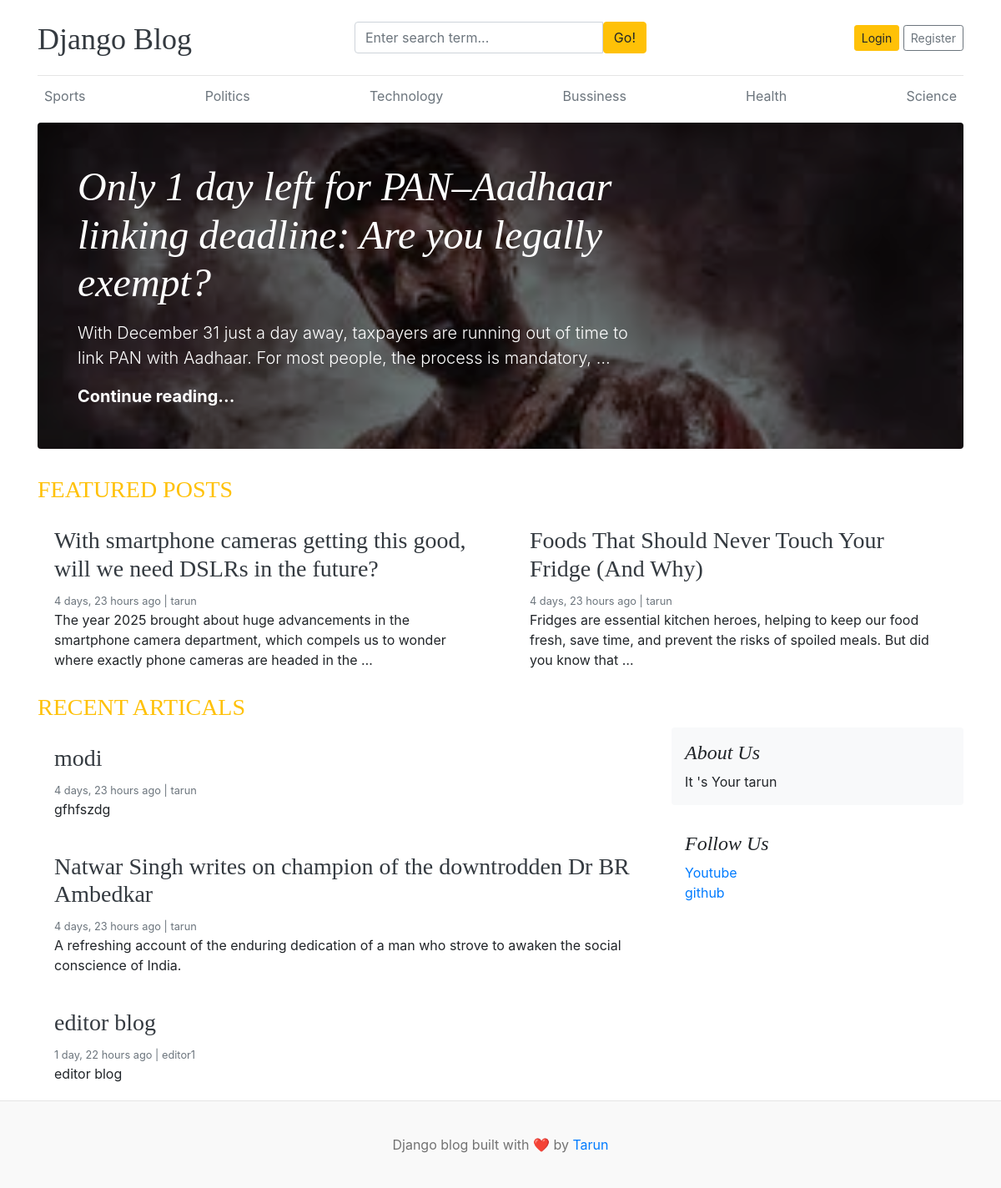
The page / on the database its author committed.
### blogs/models.py (models this page shows, shortened)
class Category(models.Model):
    category_name=models.CharField(max_length=100,unique=True)
    created_at=models.DateTimeField(auto_now_add=True)
    updated_at=models.DateTimeField(auto_now=True)
    class Meta:
        verbose_name_plural='categories'

class Blog(models.Model):
    title=models.CharField(max_length=100)
    slug=models.SlugField(max_length=100,unique=True,blank=True)
    category=models.ForeignKey(Category,on_delete=models.CASCADE)
    author=models.ForeignKey(User,on_delete=models.CASCADE)
    featured_image=models.ImageField(upload_to='uploads/%Y/%m/%d')
    short_description=models.TextField(max_length=500)
    blog_body=models.TextField(max_length=2000)
    status=models.CharField(max_length=100,choices=STATUS_CHOICES,default="Draft")
    is_featured=models.BooleanField(default=False)
    created_at=models.DateTimeField(auto_now_add=True)
    updated_at=models.DateTimeField(auto_now=True)

### assignments/models.py (models this page shows, shortened)
class About(models.Model):
    about_heading=models.CharField(max_length=25)
    about_description=models.CharField(max_length=100)
    created_at=models.DateTimeField(auto_now_add=True)
    updated_at=models.DateTimeField(auto_now=True)
    class Meta:
        verbose_name_plural='About'

class SocialLinks(models.Model):
    platform_name=models.CharField(max_length=25)
    platform_link=models.URLField(max_length=100)
    created_at=models.DateTimeField(auto_now_add=True)
    updated_at=models.DateTimeField(auto_now=True)

### blog_main/views.py (the view)
# urls.py: path('',views.home,name='home'),
def home(request):
    featured_posts=Blog.objects.filter(is_featured=True,status='Published')
    posts=Blog.objects.filter(is_featured=False,status='Published')
    try:
        about=About.objects.get()
    except:
        about=None
    context={
        'featured_posts':featured_posts,
        'posts':posts,
        'about':about,
    }
    return render(request,'home.html',context)

### blogs/context_processors.py (called while the page is built)
def get_categories(request):
    categories=Category.objects.all()
    return dict(categories=categories)

def get_social_links(request):
    social_links=SocialLinks.objects.all()
    return dict(social_links=social_links)

### templates/home.html
{% extends 'base.html' %}
{% block start %}
    {% for post in featured_posts %}
      {% if forloop.first %}
      <div class="jumbotron p-3 p-md-5 text-white rounded bg-dark" style="background-image: url({{post.featured_image.url}});background-blend-mode: overlay;background-size:cover;">
          <div class="col-md-8 px-0">
            <h1 class="display-4 font-italic">{{post.title}}</h1>
            <p class="lead my-3">{{post.short_description | truncatewords:25 }}</p>
            <p class="lead mb-0"><a href="{% url 'blogs' post.slug %}" class="text-white font-weight-bold">Continue reading...</a></p>
          </div>
      </div>
      {% endif %}
    {% endfor %}
  <h3 class="text-uppercase text-warning">FEATURED POSTS</h3>
  <div class="row mb-2">
    {% for post in featured_posts %}
    {% if not forloop.first %}
    <div class="col-md-6">
      <div class="card border-0" >
        <div class="card-body">
          <h3><a href="{% url 'blogs' post.slug %}" class="text-dark">{{post.title}}</a></h3>
          <small class="mb-1 text-muted">{{post.created_at | timesince }} ago | {{post.author}}</small>
          <p class="card-text">{{post.short_description | truncatewords:25 }}</p>
        </div>
      </div>
    </div>
    {% endif %}
    {% endfor %}
  </div>
   <h3 class="text-uppercase text-warning">RECENT ARTICALS</h3>
  <main role="main" class="container p-0">
    <div class="row">
      <div class="col-md-8 blog-main">
        {% for post in posts%}
        <div class="card border-0" >
          <div class="card-body">
            <h3><a href="{% url 'blogs' post.slug %}" class="text-dark">{{post.title}}</a></h3>
            <small class="mb-1 text-muted">{{post.created_at | timesince }} ago | {{post.author}}</small>
            <p class="card-text">{{post.short_description | truncatewords:25 }}</p>
          </div>
        </div>
        {% endfor %}
      </div>
      <aside class="col-md-4 blog-sidebar">
        <div class="p-3 mb-3 bg-light rounded">
          <h4 class="font-italic">{{about.about_heading}}</h4>
          <p class="mb-0">{{about.about_description}}</p>
        </div>
        {% if social_links %}
        <div class="p-3">
          <h4 class="font-italic">Follow Us</h4>
          <ol class="list-unstyled">
            {% for link in social_links %}
            <li><a href="{{link.platform_link}}" target="_blank">{{link.platform_name}}</a></li>
            {% endfor %}
          </ol>
        </div>
        {% endif %}
      </aside>
    </div>
  </main>
</div>
{% endblock %}

### templates/base.html (shortened to what this page needs)
{% load static %}
<!DOCTYPE html>
<html lang="en">
<head>
    <link href="https://getbootstrap.com/docs/4.0/dist/css/bootstrap.min.css" rel="stylesheet">
    <link href="{%static 'css/blog.css' %}" rel="stylesheet">
    <link rel="stylesheet" href="https://cdnjs.cloudflare.com/ajax/libs/font-awesome/6.0.0/css/all.min.css" />
  </head>
<body>
    <div class="container">
      <header class="blog-header py-3">
        <div class="row flex-nowrap justify-content-between align-items-center">
          <div class="col-4 pt-1">
            <a class="blog-header-logo text-dark" href="/">Django Blog</a>
          </div>
          <div class="col-4">
            <form action="{% url 'search' %}" method="get">
               <div class="input-group">
                      <input class="form-control" name="keyword" type="text" placeholder="Enter search term..." aria-label="Enter search term..." aria-describedby="button-search" />
                      <button class="btn btn-warning" id="button-search" type="submit">Go!</button>
              </div>
            </form>
          </div>
          <div class="col-4 d-flex justify-content-end align-items-center">
            {% if not user.is_authenticated %}
            <a class="btn btn-sm btn-warning" href="{% url 'login' %}">Login</a> &nbsp;
            <a class="btn btn-sm btn-outline-secondary" href="{% url 'register' %}">Register</a>
            {% endif %}
          </div>
        </div>
      </header>
      <div class="nav-scroller py-1 mb-2">
        <nav class="nav d-flex justify-content-between">
          {% for cat in categories %}
            <a class="p-2 text-muted" href="{% url 'posts_by_category' cat.id %}">{{cat.category_name}}</a>
          {% endfor %}
        </nav>
      </div>
{% block start %}
{% endblock %}
<footer class="blog-footer">
  <p>Django blog built with ❤️ by <a href="#">Tarun</a></p>
</footer>
</body>
</html>

### blog_main/static/css/blog.css (style rules this page uses)
.blog-header { border-bottom: 1px solid #e5e5e5; }
.blog-header-logo { font-family: "Playfair Display", Georgia, "Times New Roman", serif; font-size: 2.25rem; }
h1, h2, h3, h4, h5, h6 { font-family: "Playfair Display", Georgia, "Times New Roman", serif; }
.display-4 { font-size: 2.5rem; }
@media (min-width: 768px) { .display-4 { font-size: 3rem; } }
.blog-footer { padding: 2.5rem 0; color: #727272; text-align: center; background-color: #f9f9f9; border-top: .05rem solid #e5e5e5; }
.blog-footer p:last-child { margin-bottom: 0; }

### rows shown on the page
Category: category_name "Sports"
Category: category_name "Politics"
Category: category_name "Technology"
Category: category_name "Bussiness"
Category: category_name "Health"
Category: category_name "Science"
Blog: featured_image (picture), title "Only 1 day left for PAN–Aadhaar linking deadline: Are you legally exempt?", short_description "With December 31 just a day away, taxpayers are running out of time to link PAN with Aadhaar. For most people, the process is mandatory, …"
Blog: title "With smartphone cameras getting this good, will we need DSLRs in the future?", created_at "4 days, 23 hours", author "tarun", short_description "The year 2025 brought about huge advancements in the smartphone camera department, which compels us to wonder where exactly phone cameras are headed in the …"
Blog: title "Foods That Should Never Touch Your Fridge (And Why)", created_at "4 days, 23 hours", author "tarun", short_description "Fridges are essential kitchen heroes, helping to keep our food fresh, save time, and prevent the risks of spoiled meals. But did you know that …"
Blog: title "modi", created_at "4 days, 23 hours", author "tarun", short_description "gfhfszdg"
Blog: title "Natwar Singh writes on champion of the downtrodden Dr BR Ambedkar", created_at "4 days, 23 hours", author "tarun", short_description "A refreshing account of the enduring dedication of a man who strove to awaken the social conscience of India."
Blog: title "editor blog", created_at "1 day, 22 hours", author "editor1", short_description "editor blog"
About: about_heading "About Us", about_description "It 's Your tarun"
SocialLinks: platform_name "Youtube"
SocialLinks: platform_name "github"
